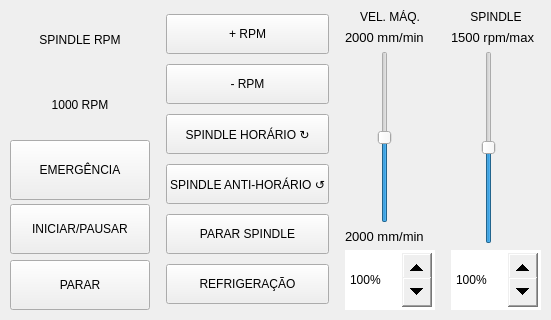
           <widget class="QWidget" name="tab_footer_operacional">
            <attribute name="title">
             <string>OPERACIONAL</string>
            </attribute>
            <layout class="QHBoxLayout" name="lay_footer_operacional">
             <property name="leftMargin">
              <number>10</number>
             </property>
             <property name="topMargin">
              <number>10</number>
             </property>
             <property name="rightMargin">
              <number>10</number>
             </property>
             <property name="bottomMargin">
              <number>10</number>
             </property>
             <item>
              <widget class="QWidget" name="w_oper_left" native="true">
               <property name="maximumSize">
                <size>
                 <width>16777215</width>
                 <height>300</height>
                </size>
               </property>
               <layout class="QVBoxLayout" name="lay_oper_left">
                <property name="leftMargin">
                 <number>0</number>
                </property>
                <property name="topMargin">
                 <number>0</number>
                </property>
                <property name="rightMargin">
                 <number>10</number>
                </property>
                <property name="bottomMargin">
                 <number>0</number>
                </property>
                <item>
                 <widget class="QLabel" name="lbl_rpm_title">
                  <property name="minimumSize">
                   <size>
                    <width>140</width>
                    <height>60</height>
                   </size>
                  </property>
                  <property name="text">
                   <string>SPINDLE RPM</string>
                  </property>
                  <property name="alignment">
                   <set>Qt::AlignCenter</set>
                  </property>
                 </widget>
                </item>
                <item>
                 <widget class="QLabel" name="lbl_spindle_rpm">
                  <property name="minimumSize">
                   <size>
                    <width>0</width>
                    <height>60</height>
                   </size>
                  </property>
                  <property name="text">
                   <string>1000 RPM</string>
                  </property>
                  <property name="alignment">
                   <set>Qt::AlignCenter</set>
                  </property>
                 </widget>
                </item>
                <item>
                 <widget class="QPushButton" name="btn_emergencia_bottom">
                  <property name="minimumSize">
                   <size>
                    <width>140</width>
                    <height>60</height>
                   </size>
                  </property>
                  <property name="maximumSize">
                   <size>
                    <width>140</width>
                    <height>60</height>
                   </size>
                  </property>
                  <property name="text">
                   <string>EMERGÊNCIA</string>
                  </property>
                 </widget>
                </item>
                <item>
                 <widget class="QPushButton" name="btn_start_cycle">
                  <property name="minimumSize">
                   <size>
                    <width>140</width>
                    <height>50</height>
                   </size>
                  </property>
                  <property name="maximumSize">
                   <size>
                    <width>140</width>
                    <height>50</height>
                   </size>
                  </property>
                  <property name="text">
                   <string>INICIAR/PAUSAR</string>
                  </property>
                 </widget>
                </item>
                <item>
                 <widget class="QPushButton" name="btn_stop_cycle">
                  <property name="minimumSize">
                   <size>
                    <width>140</width>
                    <height>50</height>
                   </size>
                  </property>
                  <property name="maximumSize">
                   <size>
                    <width>140</width>
                    <height>50</height>
                   </size>
                  </property>
                  <property name="text">
                   <string>PARAR</string>
                  </property>
                 </widget>
                </item>
               </layout>
              </widget>
             </item>
             <item>
              <widget class="QWidget" name="w_oper_center" native="true">
               <property name="maximumSize">
                <size>
                 <width>16777215</width>
                 <height>300</height>
                </size>
               </property>
               <layout class="QVBoxLayout" name="lay_oper_center">
                <property name="spacing">
                 <number>6</number>
                </property>
                <property name="leftMargin">
                 <number>0</number>
                </property>
                <property name="topMargin">
                 <number>0</number>
                </property>
                <property name="rightMargin">
                 <number>10</number>
                </property>
                <property name="bottomMargin">
                 <number>0</number>
                </property>
                <item>
                 <widget class="QPushButton" name="btn_spindle_rpm_plus">
                  <property name="minimumSize">
                   <size>
                    <width>0</width>
                    <height>40</height>
                   </size>
                  </property>
                  <property name="text">
                   <string>+ RPM</string>
                  </property>
                 </widget>
                </item>
                <item>
                 <widget class="QPushButton" name="btn_spindle_rpm_minus">
                  <property name="minimumSize">
                   <size>
                    <width>0</width>
                    <height>40</height>
                   </size>
                  </property>
                  <property name="text">
                   <string>- RPM</string>
                  </property>
                 </widget>
                </item>
                <item>
                 <widget class="QPushButton" name="btn_spindle_cw">
                  <property name="minimumSize">
                   <size>
                    <width>0</width>
                    <height>40</height>
                   </size>
                  </property>
                  <property name="text">
                   <string>SPINDLE HORÁRIO ↻</string>
                  </property>
                 </widget>
                </item>
                <item>
                 <widget class="QPushButton" name="btn_spindle_ccw">
                  <property name="minimumSize">
                   <size>
                    <width>0</width>
                    <height>40</height>
                   </size>
                  </property>
                  <property name="text">
                   <string>SPINDLE ANTI-HORÁRIO ↺</string>
                  </property>
                 </widget>
                </item>
                <item>
                 <widget class="QPushButton" name="btn_spindle_stop">
                  <property name="minimumSize">
                   <size>
                    <width>0</width>
                    <height>40</height>
                   </size>
                  </property>
                  <property name="text">
                   <string>PARAR SPINDLE</string>
                  </property>
                 </widget>
                </item>
                <item>
                 <widget class="QPushButton" name="btn_refri_button">
                  <property name="minimumSize">
                   <size>
                    <width>0</width>
                    <height>40</height>
                   </size>
                  </property>
                  <property name="text">
                   <string>REFRIGERAÇÃO</string>
                  </property>
                 </widget>
                </item>
               </layout>
              </widget>
             </item>
             <item>
              <widget class="QWidget" name="w_oper_right" native="true">
               <property name="maximumSize">
                <size>
                 <width>16777215</width>
                 <height>300</height>
                </size>
               </property>
               <layout class="QHBoxLayout" name="lay_oper_right">
                <property name="leftMargin">
                 <number>0</number>
                </property>
                <property name="topMargin">
                 <number>0</number>
                </property>
                <property name="rightMargin">
                 <number>0</number>
                </property>
                <property name="bottomMargin">
                 <number>0</number>
                </property>
                <item>
                 <widget class="QWidget" name="w_vel_machine_oper" native="true">
                  <property name="maximumSize">
                   <size>
                    <width>300</width>
                    <height>300</height>
                   </size>
                  </property>
                  <layout class="QVBoxLayout" name="lay_vel_machine_oper">
                   <property name="leftMargin">
                    <number>0</number>
                   </property>
                   <property name="topMargin">
                    <number>0</number>
                   </property>
                   <property name="rightMargin">
                    <number>5</number>
                   </property>
                   <property name="bottomMargin">
                    <number>0</number>
                   </property>
                   <item>
                    <widget class="QLabel" name="lbl_vel_machine_oper_tittle">
                     <property name="text">
                      <string>VEL. MÁQ.</string>
                     </property>
                     <property name="alignment">
                      <set>Qt::AlignHCenter</set>
                     </property>
                    </widget>
                   </item>
                   <item>
                    <widget class="QLabel" name="lbl_vel_machine">
                     <property name="font">
                      <font>
                       <pointsize>10</pointsize>
                      </font>
                     </property>
                     <property name="text">
                      <string>2000 mm/min</string>
                     </property>
                    </widget>
                   </item>
                   <item>
                    <widget class="QSlider" name="sld_vel_machine_oper">
                     <property name="minimumSize">
                      <size>
                       <width>0</width>
                       <height>110</height>
                      </size>
                     </property>
                     <property name="maximumSize">
                      <size>
                       <width>80</width>
                       <height>250</height>
                      </size>
                     </property>
                     <property name="minimum">
                      <number>0</number>
                     </property>
                     <property name="maximum">
                      <number>200</number>
                     </property>
                     <property name="value">
                      <number>100</number>
                     </property>
                     <property name="orientation">
                      <enum>Qt::Vertical</enum>
                     </property>
                    </widget>
                   </item>
                   <item>
                    <widget class="QLabel" name="lbl_vel_machine_oper">
                     <property name="font">
                      <font>
                       <pointsize>10</pointsize>
                      </font>
                     </property>
                     <property name="text">
                      <string>2000 mm/min</string>
                     </property>
                    </widget>
                   </item>
                   <item>
                    <widget class="QSpinBox" name="spn_vel_machine_oper">
                     <property name="minimumSize">
                      <size>
                       <width>90</width>
                       <height>60</height>
                      </size>
                     </property>
                     <property name="styleSheet">
                      <string notr="true">
QSpinBox::up-button {
    width: 30px;
    height: 30px;
}
QSpinBox::down-button {
    width: 30px;
    height: 30px;
}
                    </string>
                     </property>
                     <property name="suffix">
                      <string>%</string>
                     </property>
                     <property name="minimum">
                      <number>0</number>
                     </property>
                     <property name="maximum">
                      <number>200</number>
                     </property>
                     <property name="value">
                      <number>100</number>
                     </property>
                    </widget>
                   </item>
                  </layout>
                 </widget>
                </item>
                <item>
                 <widget class="QWidget" name="w_vel_spindle_oper" native="true">
                  <property name="maximumSize">
                   <size>
                    <width>16777215</width>
                    <height>300</height>
                   </size>
                  </property>
                  <layout class="QVBoxLayout" name="lay_vel_spindle_oper">
                   <property name="leftMargin">
                    <number>5</number>
                   </property>
                   <property name="topMargin">
                    <number>0</number>
                   </property>
                   <property name="rightMargin">
                    <number>0</number>
                   </property>
                   <property name="bottomMargin">
                    <number>0</number>
                   </property>
                   <item>
                    <widget class="QLabel" name="lbl_vel_spindle_oper">
                     <property name="text">
                      <string>SPINDLE</string>
                     </property>
                     <property name="alignment">
                      <set>Qt::AlignHCenter</set>
                     </property>
                    </widget>
                   </item>
                   <item>
                    <widget class="QLabel" name="lbl_rpm_max">
                     <property name="font">
                      <font>
                       <pointsize>10</pointsize>
                      </font>
                     </property>
                     <property name="text">
                      <string>1500 rpm/max</string>
                     </property>
                    </widget>
                   </item>
                   <item>
                    <widget class="QSlider" name="sld_vel_spindle_oper">
                     <property name="minimumSize">
                      <size>
                       <width>0</width>
                       <height>110</height>
                      </size>
                     </property>
                     <property name="maximumSize">
                      <size>
                       <width>75</width>
                       <height>250</height>
                      </size>
                     </property>
                     <property name="minimum">
                      <number>0</number>
                     </property>
                     <property name="maximum">
                      <number>200</number>
                     </property>
                     <property name="value">
                      <number>100</number>
                     </property>
                     <property name="orientation">
                      <enum>Qt::Vertical</enum>
                     </property>
                    </widget>
                   </item>
                   <item>
                    <widget class="QSpinBox" name="spn_vel_spindle_oper">
                     <property name="minimumSize">
                      <size>
                       <width>90</width>
                       <height>60</height>
                      </size>
                     </property>
                     <property name="styleSheet">
                      <string notr="true">
QSpinBox::up-button {
    width: 30px;
    height: 30px;
}
QSpinBox::down-button {
    width: 30px;
    height: 30px;
}
                    </string>
                     </property>
                     <property name="suffix">
                      <string>%</string>
                     </property>
                     <property name="minimum">
                      <number>0</number>
                     </property>
                     <property name="maximum">
                      <number>200</number>
                     </property>
                     <property name="value">
                      <number>100</number>
                     </property>
                    </widget>
                   </item>
                  </layout>
                 </widget>
                </item>
               </layout>
              </widget>
             </item>
            </layout>
           </widget>
